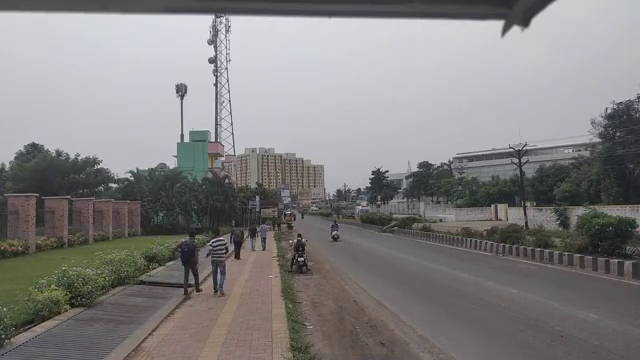
#> input picture frame 182 of s3v2.mp4, 640 x 360 px
$ python cd-vit.py   (older library calls are emulated)
#> lines starting #> are read from the running program, lines starting #| are printed output that depends on the picture
# Gaussian mixture based bg/fg segmentation algorithm

import numpy as np
import cv2 as cv
from threading import Thread
import time

def mog1(path):
#> called with path = './s3v2.mp4'
    cap = cv.VideoCapture(path)
    fgbg = cv.bgsegm.createBackgroundSubtractorMOG()

    leftcount, rightcount = 0, 0

    while(1):

        ret, frame = cap.read()
#> frame is the input picture: shape (360, 640, 3); mean B, G, R 129.1, 129.4, 131.1

        fgmask = fgbg.apply(frame)
#> fgmask: shape (360, 640); every value is 0
        cv.imshow('BG-Subtraction', fgmask)

        kernel = cv.getStructuringElement(cv.MORPH_RECT,(10,10))
        # kernel = cv.getStructuringElement(cv.MORPH_ELLIPSE,(3,3))
        # kernel = cv.getStructuringElement(cv.MORPH_CROSS,(5,5))

        dilation = cv.dilate(fgmask, kernel, iterations = 10)
        cv.imshow('Dilation', dilation)

        erosion = cv.erode(dilation, kernel, iterations = 4)
        cv.imshow('Erosion', erosion)


        # [8 lines of commented-out code are left out]
        im2, contours, hierarchy = cv.findContours(erosion, cv.RETR_TREE, cv.CHAIN_APPROX_TC89_L1)
#> contours = []
        # cv.drawContours(fgmask, contours, -1, (0,255,0), 1)
        # cv.imshow('contours', im2)

        cv.line(frame, (450,230), (700,230), (255,0,0), 1)
        cv.line(frame, (280,260), (500,260), (255,0,0), 1)
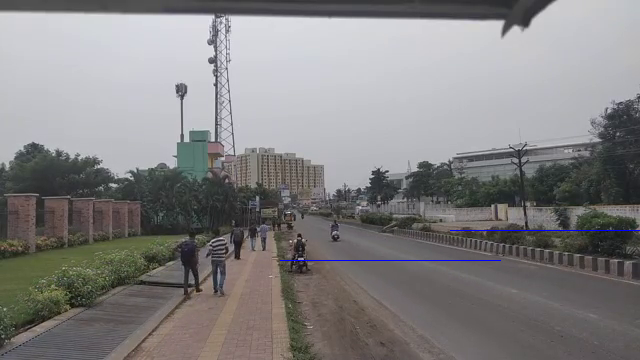
#> frame: shape (360, 640, 3); mean B, G, R 129.4, 129.2, 130.9

        for contour in contours:
            x, y, w, h = cv.boundingRect(contour)
            if w<15 or h<15:
                continue
            # if w/h>1.5 or h/w>1.5:
            #     continue
            cx = x + int(w/2)
            cy = y + int(h/2)
            # print(x, y, w, h, cx, cy)
            if (abs(cy-230)<=1 and cx>400):
                print(cx, cy)
                rightcount += 1
            elif(abs(cy-260)<=1 and (cx>280 and cx<500)):
                print(cx,cy)
                leftcount += 1
            print(leftcount, rightcount)
            text_left = 'Left: {}'.format(leftcount)
            text_right = 'Right: {}'.format(rightcount)
            font = cv.FONT_HERSHEY_SIMPLEX
            cv.putText(frame, text_left , (10,50), font, 1 ,(255,0,0), 1, cv.LINE_AA)
            cv.putText(frame, text_right , (200,50), font, 1 ,(255,0,0), 1, cv.LINE_AA)
            cv.circle(frame, (cx,cy), 1, (0,0,255), -1)
            cv.rectangle(frame, (x,y), (x+w,y+h), (0,255,0), 1)
#> this loop made 0 passes
#> after the loop, leftcount = 0; rightcount = 0


        cv.imshow('Rects', frame)

        k = cv.waitKey(30) & 0xff
#> (key Esc is pressed here)
        if k == 27:
            break

        # time.sleep(0.5)

    cap.release()
    cv.destroyAllWindows()

def mog2(path):
    cap = cv.VideoCapture(path)
    fgbg = cv.createBackgroundSubtractorMOG2()
    while(1):
        ret, frame = cap.read()
        fgmask = fgbg.apply(frame)
        cv.imshow('mog2',fgmask)
        k = cv.waitKey(30) & 0xff
        if k == 27:
            break
    cap.release()
    cv.destroyAllWindows()

def bayesian(path):
    cap = cv.VideoCapture(path)
    kernel = cv.getStructuringElement(cv.MORPH_ELLIPSE,(3,3))
    fgbg = cv.bgsegm.createBackgroundSubtractorGMG()
    while(1):
        ret, frame = cap.read()
        fgmask = fgbg.apply(frame)
        fgmask = cv.morphologyEx(fgmask, cv.MORPH_OPEN, kernel)
        cv.imshow('bayesian',fgmask)
        k = cv.waitKey(30) & 0xff
        if k == 27:
            break
    cap.release()
    cv.destroyAllWindows()

def compare(path):
    mog1(path)
    mog2(path)
    bayesian(path)

file_path = './s3v2.mp4'
mog1(file_path)

$ run again, starting later in the video
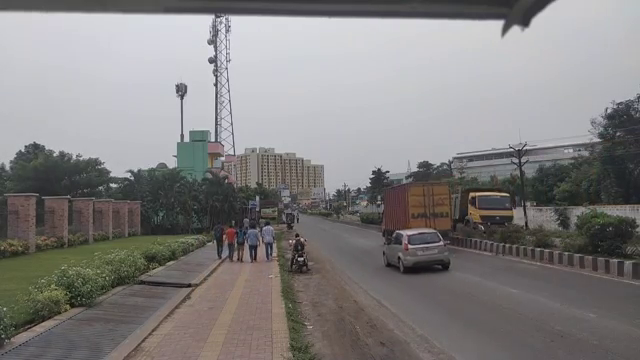
#> input picture frame 821 of s3v2.mp4, 640 x 360 px
#> in mog1, frame is the input picture: shape (360, 640, 3); mean B, G, R 128.1, 128.6, 131
#> fgmask: shape (360, 640); every value is 0
#> contours = []
#> in mog1, `cv.line(frame, (280,260), (500,260), (255,0,0), 1)`:
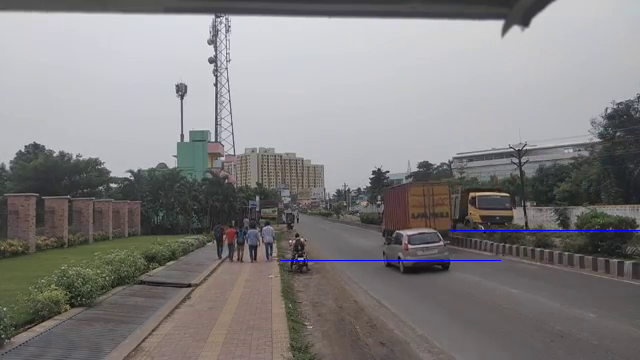
#> frame: shape (360, 640, 3); mean B, G, R 128.4, 128.5, 130.8
#> after the loop in mog1, `for contour in contours:`: leftcount = 0

$ run again, starting later in the video
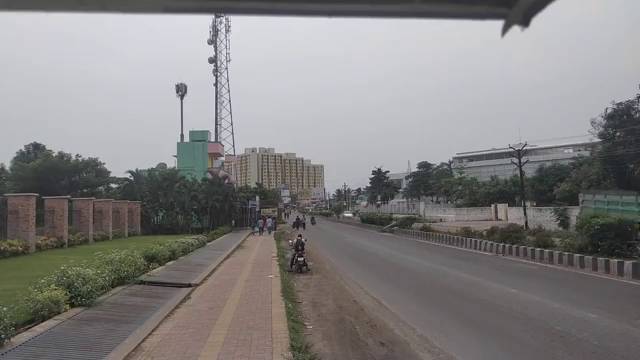
#> input picture frame 1460 of s3v2.mp4, 640 x 360 px
#> in mog1, frame is the input picture: shape (360, 640, 3); mean B, G, R 129.6, 130.1, 132
#> fgmask: shape (360, 640); every value is 0
#> contours = []
#> in mog1, `cv.line(frame, (280,260), (500,260), (255,0,0), 1)`:
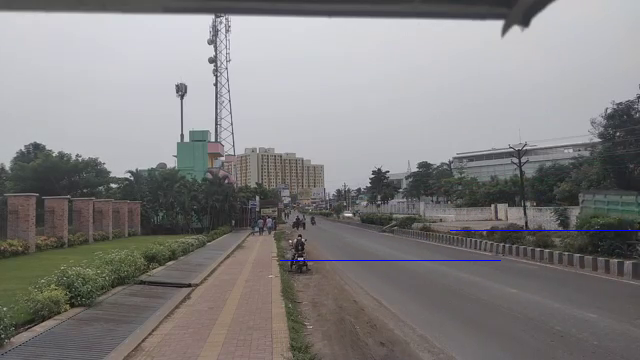
#> frame: shape (360, 640, 3); mean B, G, R 129.9, 130, 131.9
#> after the loop in mog1, `for contour in contours:`: leftcount = 0
